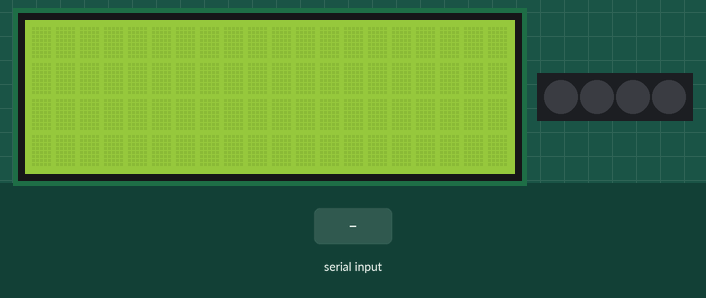
Simulated run of this sketch. Board: Arduino Uno, built with avr-gcc and run on an emulated ATmega328P. On the bench: 20×4 character LCD, 4 RGB LEDs in strip order, left to right. Inputs (shaded band) come from the test bench. Dim RGB values are drawn brighter than linear.

Above: at 1.2 s.
1.3 s: "R" received over Serial
2.8 s: "E" received over Serial
At 3.5 s:
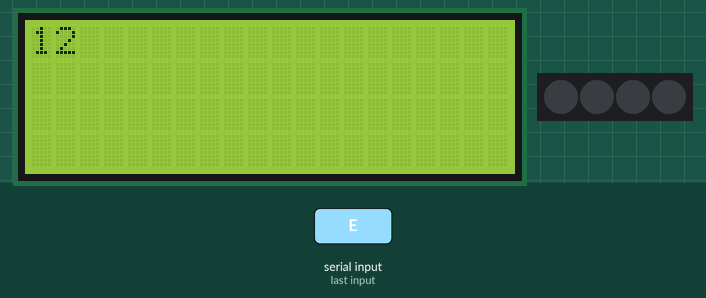
4.3 s: "D" received over Serial
At 4.6 s:
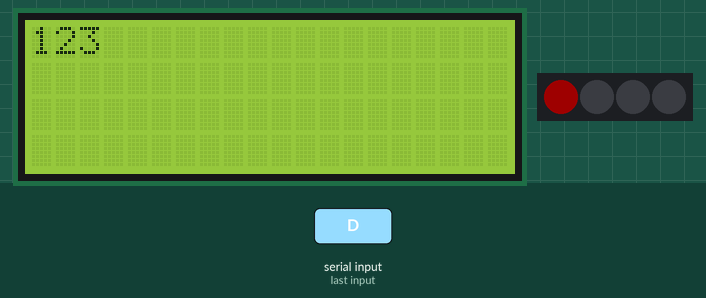
Timing chart, 0 to 7.3 s (numbered marks = the images above; inputs shaded):
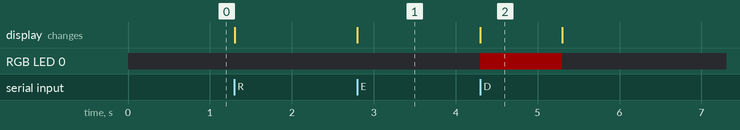

The sketch:

EXP013_clcd_ws6812.ino
```cpp
//--------------------------init--------------------------
#include <LiquidCrystal.h>
#include <NeoPixelBus.h>

//lcd
int rs = 13, en = 12, d4 = 14, d5 = 27, d6 = 26, d7 = 25;
LiquidCrystal lcd(rs, en, d4, d5, d6, d7);

//led
const uint16_t PixelC = 4;
const uint8_t PixelPin = 20;
const uint8_t bright = 80;
NeoPixelBus<NeoGrbFeature, Neo800KbpsMethod> strip(PixelC,PixelPin);

//상수
RgbColor RED(30,0,0),BLUE(0,0,30),OFF(0,0,0);
//--------------------------------------------------------


//--------------------------main--------------------------
void setup() {
  lcd.begin(20, 4);
  strip.Begin();
  Serial.begin(9600);
  strip.SetPixelColor(0, OFF);
  strip.Show();
}

int state = 0;
void loop() {
  if(Serial.available()){
    int rcv_data = Serial.read();
    if (rcv_data >= 'a') rcv_data = rcv_data - 'a' + 'A';
    if (rcv_data == 'R'){
      if (state == 0) state = 1;
      else state = 0;
      }
    else if (rcv_data == 'E'){
      if (state == 1) state = 2;
      else if (state == 6) state = 7; //blue out
      else state = 0;
      }
    else if (rcv_data == 'D'){
      if (state == 2) state = 3; //red out
      else state = 0;
      }
    else if (rcv_data == 'B'){
      if (state == 0) state = 5;
      else state = 0;
      }
    else if (rcv_data == 'L'){
      if (state == 5) state = 6;
      else state = 0;
      }
    else state = 0;
    lcd.write(state + '0');
    }

  if(state == 3){
    strip.SetPixelColor(0, RED);
    strip.Show();
    delay(1000);
    strip.SetPixelColor(0, OFF);
    strip.Show();
    state = 0;
    }
  if(state == 7){
    strip.SetPixelColor(0, BLUE);
    strip.Show();
    delay(1000);
    strip.SetPixelColor(0, OFF);
    strip.Show();
    state = 0;
    }
  }
//--------------------------------------------------------
```

Measured:
- after the input at 2.8 s, the display: changes at once (image 1)
- after the input at 4.3 s, RGB LED 0: off → RGB(30, 0, 0) at once, → off 1.0 s later; the display: changes at once (image 2)
- what the display in image 2 shows lasts 1.0 s, from 4.3 s to 5.3 s
